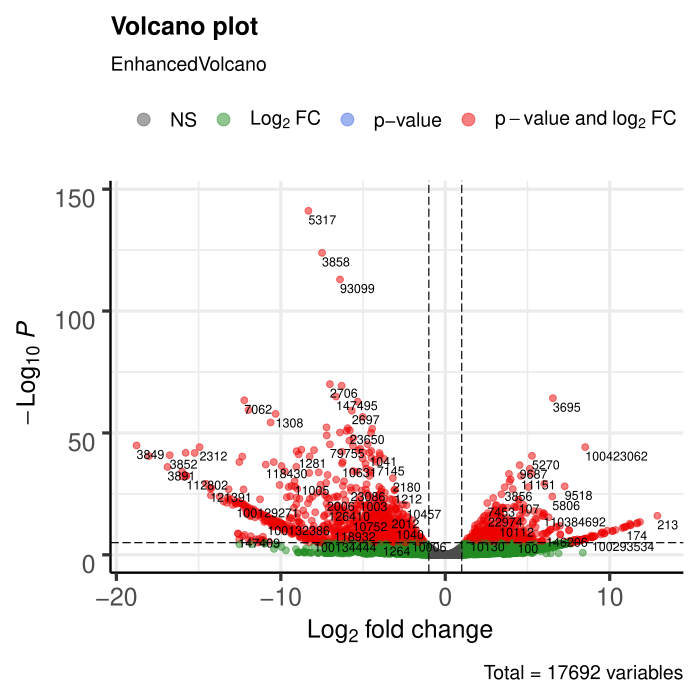

Write R code to recreate this figure.
library(EnhancedVolcano)

## input the result from DESeq2
inputFileName="./DiffGeneExp_DESeq2.csv" 
exp_data <- read.csv(inputFileName, header=TRUE)

## set gene names as the row names
len <- length(exp_data)
rownames(exp_data) <-exp_data[,1]
exp_data <- exp_data[,2:len]

## change values to numeric
exp_data$log2FoldChange=as.numeric(exp_data$log2FoldChange)
exp_data$padj=as.numeric(exp_data$padj)

## plot the figure, for log2FlodChange and padj.
pdf("Volcano_For_DESeq2.pdf")
EnhancedVolcano(exp_data,
lab = rownames(exp_data),
    x = 'log2FoldChange',
    y = 'padj')
